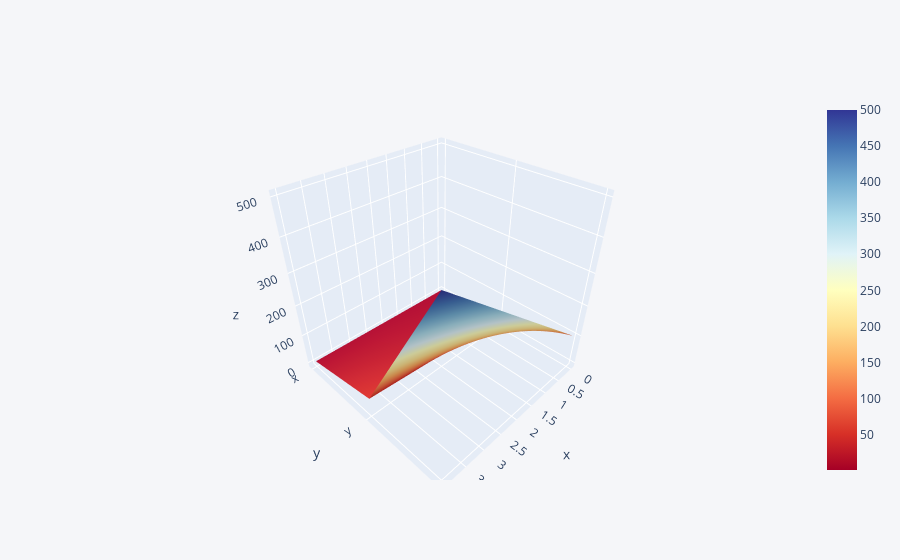

Notebook source saved alongside this figure:
### Code cell
df3.iplot(kind='surface', colorscale='rdylbu')

### Figure 1 — Plotly figure (JSON) as saved in the notebook; plotly's stock layout.template omitted (floating-point values rounded to 4 significant figures)
{"data": [{"colorscale": [[0, "rgb(165,0,38)"], [0.1, "rgb(215,48,39)"], [0.2, "rgb(244,109,67)"], [0.3, "rgb(253,174,97)"], [0.4, "rgb(254,224,144)"], [0.5, "rgb(255,255,191)"], [0.6, "rgb(224,243,248)"], [0.7, "rgb(171,217,233)"], [0.8, "rgb(116,173,209)"], [0.9, "rgb(69,117,180)"], [1, "rgb(49,54,149)"]], "type": "surface", "x": [0, 1, 2, 3, 4], "y": ["x", "y", "z"], "z": [[1, 2, 3, 4, 5], [10, 20, 30, 40, 50], [100, 200, 300, 400, 500]]}], "layout": {"legend": {"bgcolor": "#F5F6F9", "font": {"color": "#4D5663"}}, "paper_bgcolor": "#F5F6F9", "plot_bgcolor": "#F5F6F9", "title": {"font": {"color": "#4D5663"}}, "xaxis": {"gridcolor": "#E1E5ED", "showgrid": true, "tickfont": {"color": "#4D5663"}, "title": {"font": {"color": "#4D5663"}, "text": ""}, "zerolinecolor": "#E1E5ED"}, "yaxis": {"gridcolor": "#E1E5ED", "showgrid": true, "tickfont": {"color": "#4D5663"}, "title": {"font": {"color": "#4D5663"}, "text": ""}, "zerolinecolor": "#E1E5ED"}}}
